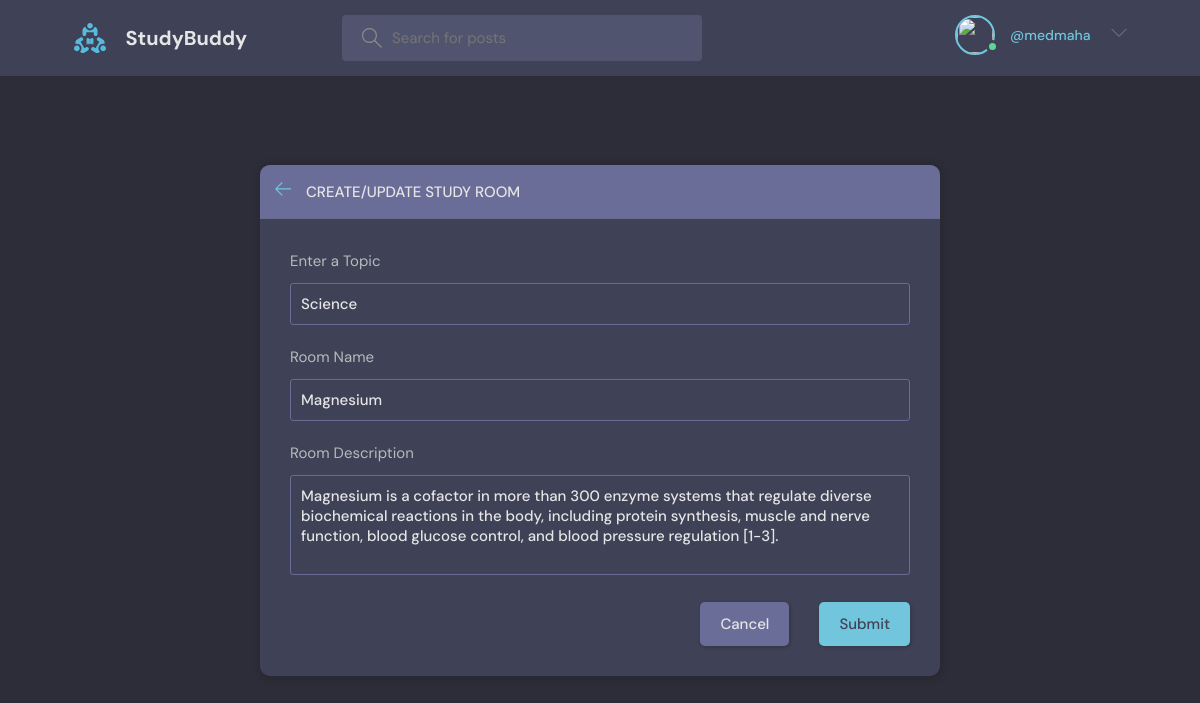
The app's page /update-room/1/ (signed in) with its own data.
### base/models.py (models this page shows, shortened)
class Room(models.Model):
    host = models.ForeignKey(User, on_delete=models.SET_NULL, null=True)
    topic = models.ForeignKey(Topic, on_delete=models.SET_NULL, null=True)
    name = models.CharField(max_length=200)
    description = models.TextField(null=True, blank=True)
    contributors = models.ManyToManyField(User, blank=True, related_name='contributors')
    updated = models.DateTimeField(auto_now=True)
    created = models.DateTimeField(auto_now_add=True)
    class Meta:
        ordering = ['-updated', '-created']

class Topic(models.Model):
    name = models.CharField(max_length=200)
    thumbnail = models.ImageField(default='default/topic_thumb.png')
    followers = models.ManyToManyField(User, blank=True)
    created = models.DateTimeField(auto_now_add=True)
    class Meta:
        ordering = ['-created']

### base/views.py (the view, shortened to what this page needs)
# urls.py: path('update-room/<str:pk>/', views.updateRoom, name="update-room"),
@login_required(login_url='login')
def updateRoom(request, pk):
    room = Room.objects.get(id=pk)
    form = RoomForm(instance=room)
    topics = Topic.objects.all()
    if request.user != room.host:
        return HttpResponse('Your are not allowed here!!')
    context = {'form': form, 'topics': topics, 'room': room}
    return render(request, 'base/room/room_form.html', context)

### base/forms.py
class RoomForm(forms.ModelForm):
    class Meta:
        model = Room
        fields = '__all__'
        exclude = ['host', 'participants']

### base/templates/base/room/room_form.html (shortened to what this page needs)
{% extends 'main.html' %}
{% block content %}
<main class="create-room layout">
  <div class="container">
    <div class="layout__box">
      <div class="layout__boxHeader">
        <div class="layout__boxTitle">
          <a href="{{request.META.HTTP_REFERER}}">
            <svg version="1.1" xmlns="http://www.w3.org/2000/svg" width="32" height="32" viewBox="0 0 32 32">
              <title>arrow-left</title>
              <path
                d="M13.723 2.286l-13.723 13.714 13.719 13.714 1.616-1.611-10.96-10.96h27.625v-2.286h-27.625l10.965-10.965-1.616-1.607z">
              </path>
            </svg>
          </a>
          <h3>Create/Update Study Room</h3>
        </div>
      </div>
      <div class="layout__body">
        <form class="form" action="" method="POST">
          <div class="form__group">
            <label for="room_topic">Enter a Topic</label>
            <input required type="text" value="{{room.topic.name}}" name="topic" list="topic-list" />
          </div>
          <div class="form__group">
            <label for="room_name">Room Name</label>
            {{form.name}}
          </div>
          <div class="form__group">
            <label for="room_description">Room Description</label>
            {{form.description}}
          </div>
          <div class="form__action">
            <a class="btn btn--dark" href="{{request.META.HTTP_REFERER}}">Cancel</a>
            <button class="btn btn--main" type="submit">Submit</button>
          </div>
        </form>
      </div>
    </div>
  </div>
</main>
{% endblock content %}

### templates/navbar.html (shortened to what this page needs)
{% load static %}
<header class="header header--loggedIn">
    <div class="container">
        <a href="{% url 'home' %}" class="header__logo">
            <img src="{% static 'images/logo.svg' %}" />
            <h1>StudyBuddy</h1>
        </a>
        <form class="header__search" method="GET" action="{% url 'home' %}">
            <label>
                <input name="q" placeholder="Search for posts" />
            </label>
        </form>
        <nav class="header__menu">
            {% if request.user.is_authenticated %}
            <div class="header__user">
                <a href="{% url 'update-user' %}">
                    <div class="avatar avatar--medium active">
                        <img src="{{request.user.avatar.url}}" />
                    </div>
                    <p><span>@{{request.user.username}}</span></p>
                </a>
                <button class="dropdown-button">
                    <svg version="1.1" xmlns="http://www.w3.org/2000/svg" width="32" height="32" viewBox="0 0 32 32">
                        <title>chevron-down</title>
                        <path d="M16 21l-13-13h-3l16 16 16-16h-3l-13 13z"></path>
                    </svg>
                </button>
            </div>
            {% else %}
            <a href="{% url 'login' %}">
                <img src="{% static 'images/avatar.svg' %}" />
                <p>Login</p>
            </a>
            {% endif %}
        </nav>
    </div>
</header>

### records on screen
Room: topic "Science", name "Magnesium", description "Magnesium is a cofactor in more than 300 enzyme systems that regulate diverse biochemical reactions in the body, including protein synthesis, muscle and nerve function, blood glucose control, and blood pressure regulation [1-3]."

### other values on screen
{{ request.user.username }} "medmaha"
